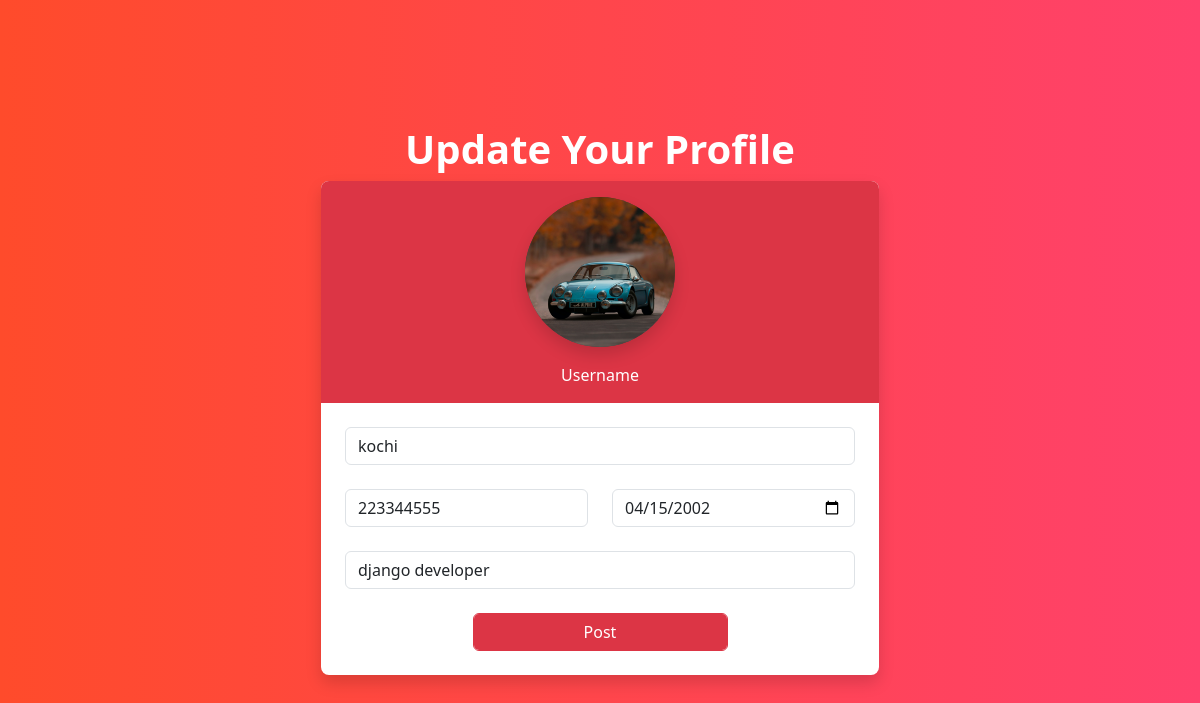
The app's page /profiles/1/change with its own data.
### social/models.py (models this page shows, shortened)
class UserProfile(models.Model):
    user=models.OneToOneField(User,on_delete=models.CASCADE,related_name="profile")
    address=models.CharField(max_length=200,null=True)
    phone=models.CharField(max_length=200,null=True)
    profile_pic=models.ImageField(upload_to="profilepics",null=True,blank=True)
    dob=models.DateField(null=True)
    bio=models.CharField(max_length=200,null=True)
    following=models.ManyToManyField("self",related_name="followed_by",symmetrical=False,null=True)
    block=models.ManyToManyField("self",related_name="blocked",symmetrical=False,null=True)

### social/views.py (the view, shortened to what this page needs)
# urls.py: path("profiles/<int:pk>/change",views.ProfileUpdateView.as_view(),name="profile-update"),
class ProfileUpdateView(UpdateView):
    template_name="profile_add.html"
    form_class=UserProfileForm
    model=UserProfile

### social/forms.py
class UserProfileForm(forms.ModelForm):
    class Meta:
        model=UserProfile
        exclude=('user','following','block')
        widgets={
            "dob":forms.DateInput(attrs={"class":"form-control","type":"date"})
        }

### social/templates/profile_add.html (shortened to what this page needs)
<!DOCTYPE html>
{%load static%}
<html lang="en">
<head>
    <link href="https://cdn.jsdelivr.net/npm/bootstrap@5.3.2/dist/css/bootstrap.min.css" rel="stylesheet">
    <link rel="stylesheet" href="{%static 'social/css/profile_edit.css'%}">
</head>
<body style="background: #FF416C;
background: -webkit-linear-gradient(to right, #FF4B2B, #FF416C);
background: linear-gradient(to right, #FF4B2B, #FF416C);">
    <div class="vh-100 container d-flex flex-column justify-content-center align-items-center">
        <div>
            <h1 class="text-white fw-bold">Update Your Profile</h1>
        </div>
        <form action="" method="post" enctype="multipart/form-data" class="border-0 rounded-3 form-control p-0 w-50 shadow">
            <div class="text-center bg-danger rounded-top-3 rounded-bottom-0 pb-3">
                <label for="fileToUpload">
                    <div class=" p-3">
                        {%if form.profile_pic%}
                            <img class="profile-small profile-pic shadow" src="{{form.profile_pic.value.url}}" alt="Avatar" style="border-radius: 50%;
                            background-color: rgb(68, 68, 68);">
                            {%else%}
                            <img class="profile-small profile-pic shadow" src="{%static 'social/images/profilepic.png'%}" alt="Avatar" style="border-radius: 50%;
                            background-color: rgb(68, 68, 68);">
                           {%endif%}
                    </div>
                </label>
                <div class="text-white tefw-bold">
                    Username
                </div>
            </div>
            <div class="p-4">
                <div class="mb-4">
                    <input type="text" name="address" value="{{form.address.value}}" class="form-control" placeholder="Address" >
                </div>
                <div class="row">
                    <div class="mb-4 col-md-6">
                        <input type="number" name="phone" value="{{form.phone.value}}" class="form-control" placeholder="Phone">
                    </div>
                    <div class="mb-4 col-md-6">
                        {{form.dob}}
                    </div>
                </div>
                <div class="mb-4">
                    <input type="text" name="bio" value="{{form.bio.value}}" class="form-control" placeholder="Bio">
                </div>
                <div class="text-center">
                    <button type="submit" class="btn btn-danger form-control w-50">Post</button>
                </div>
            </div>
        </form>
    </div>
</body>
</html>

### social/static/social/css/profile_edit.css (style rules this page uses)
.profile-pic { border-radius: 50%; height: 150px; width: 150px; background-size: cover; background-position: center; background-blend-mode: multiply; vertical-align: middle; text-align: center; color: transparent; transition: all .3s ease; text-decoration: none; cursor: pointer; }

### records on screen
UserProfile: address "kochi", phone "223344555", dob "04/15/2002", bio "django developer"
